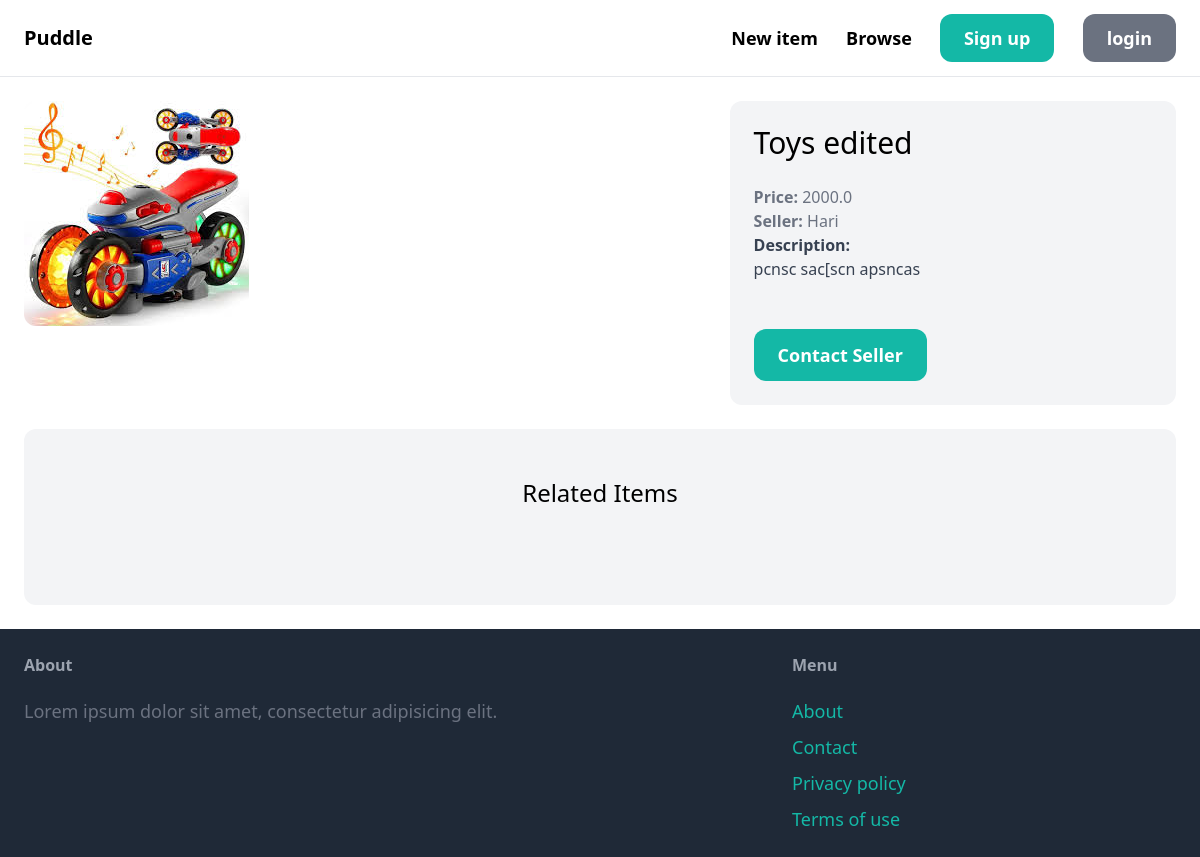
Screenshot of /items/9/ with the database file from the repository.
### item/models.py (models this page shows, shortened)
class Item(models.Model):
    category =models.ForeignKey(Category,related_name='items',on_delete=models.CASCADE)
    name = models.CharField(max_length=255)
    description = models.TextField(blank=True, null=True)
    price = models.FloatField()
    image = models.ImageField(upload_to='item_images', blank=True, null=True)
    is_sold = models.BooleanField(default=False)
    created_by = models.ForeignKey(User,related_name='items',on_delete=models.CASCADE)
    created_at = models.DateTimeField(auto_now_add=True)

### item/views.py (the view)
# urls.py: path('<int:pk>/',views.detail,name='details'),
def detail(request,pk):
    item = get_object_or_404(Item, pk=pk)
    related_items = Item.objects.filter(category=item.category, is_sold=False).exclude(pk=pk)[0:3]
    context ={
        'item':item,
        'related_items':related_items
    }
    return render(request,'item/detail.html',context)

### item/templates/item/detail.html (shortened to what this page needs)
{% extends 'core/base.html' %}
{% block content %}
<div class="grid grid-cols-5 gap-6">
  <div class="col-span-3">
    <img src="{{item.image.url}}" class="rounded-xl" />
  </div>
  <div class="col-span-2 p-6 bg-gray-100 rounded-xl">
    <h1 class="mb-6 text-3xl">{{item.name}}</h1>
    <p class="text-gray-500"><strong>Price: </strong>{{item.price}}</p>
    <p class="text-gray-500">
      <strong>Seller: </strong>{{item.created_by.username}}
    </p>
    {% if item.description %}
    <p class="text-gray-700">
      <strong class="text-gray-700">Description: </strong><br />
      {{item.description}}
    </p>
    {% endif %}
    <br />
    {% if request.user == item.created_by %}
    <div class="mt-6 p-6 bg-white rounded-xl">
      <p>This is your item</p>
      <a
        href="{% url 'item:edit' item.id %}"
        class="inline-block mt-6 px-6 py-3 text-lg font-semibold bg-teal-500 text-white hover:bg-teal-700 rounded-xl"
        >Edit</a
      >
      <a
        href="{% url 'item:delete' item.id %}"
        class="inline-block mt-6 px-6 py-3 text-lg font-semibold bg-red-500 text-white hover:bg-red-700 rounded-xl"
        >Delete</a
      >
    </div>
    {% else %}
    <a
      href="{% url 'conversation:new' item.id %}"
      class="inline-block mt-6 px-6 py-3 text-lg font-semibold bg-teal-500 text-white hover:bg-teal-700 rounded-xl"
      >Contact Seller</a
    >
    {% endif %}
  </div>
</div>
<div class="mt-6 px-6 py-12 bg-gray-100 rounded-xl">
  <h2 class="mb-12 text-2xl text-center">Related Items</h2>
</div>
{% endblock %}

### rows the page displays
Item: image (picture), name "Toys edited", price "2000.0", created_by.username "Hari", description "pcnsc sac[scn apsncas"
